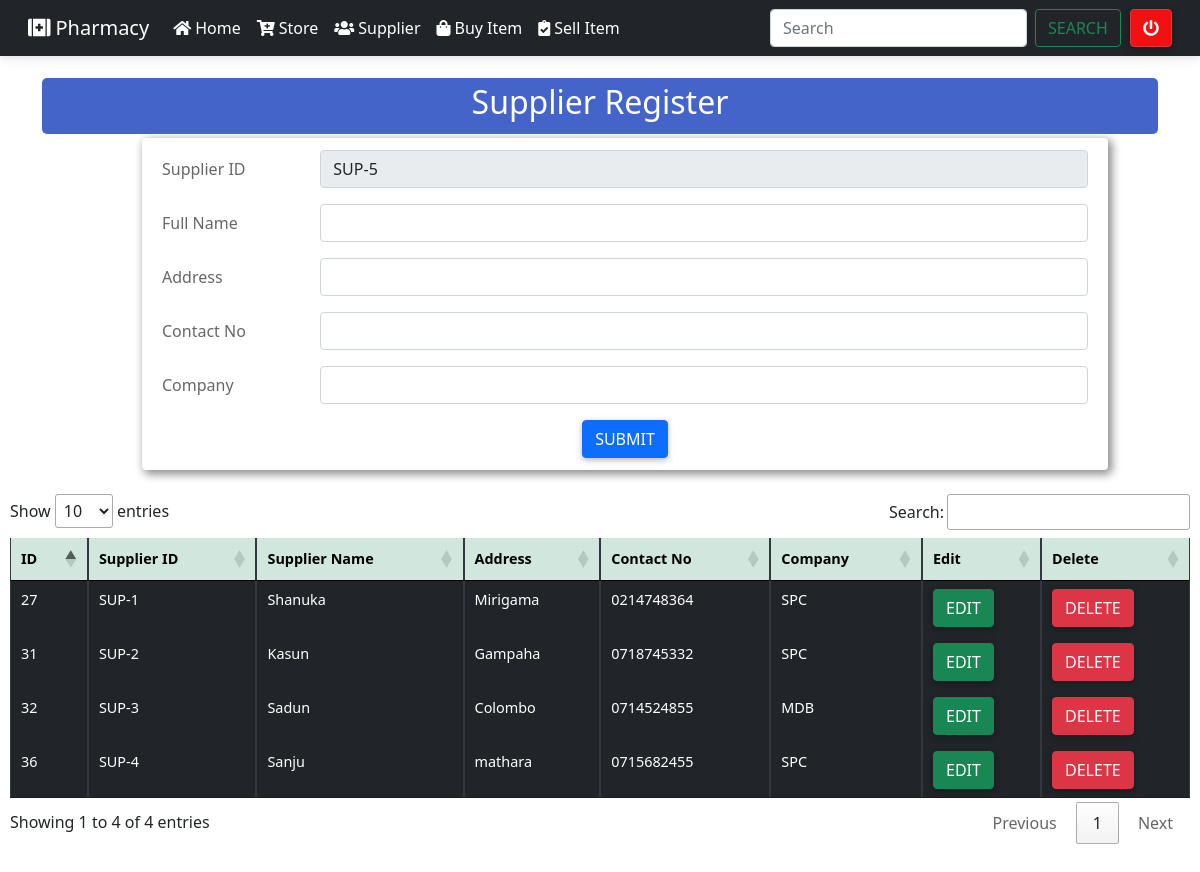
Screenshot of /Admin/supplier.php (signed in) with the database file from the repository.
### tables this page shows
CREATE TABLE `supplier` (
  `id` int(20) NOT NULL,
  `supid` varchar(20) NOT NULL,
  `supname` varchar(20) NOT NULL,
  `address` varchar(50) NOT NULL,
  `contact` text NOT NULL,
  `company` varchar(20) NOT NULL
);

### Admin/supplier.php (the view, shortened to what this page needs)
<?php include('includes/header.php'); ?>
<?php include('includes/navbar.php'); ?>
<?php include('database/connection.php');?>
<?php
$sql = "SELECT * FROM `supplier` order by id desc limit 1";
$res = mysqli_query($link, $sql);
 $row = mysqli_fetch_array($res);
$lastid = $row['supid'];
if($lastid == " ")
{
  $supId = "SUP-1";
}else
{
  $supId = substr($lastid,4);
  $supId = intval($supId);
  $supId = "SUP-".($supId + 1);
}
?>
<div class="s">
  <div class="container" >
    <div class="ai">
      <h2>Supplier Register</h2>
    </div>
    <form class="n" action="" method="POST" name="form1">
      <div class="form-group row">
        <label for="inputEmail3" class="col-sm-2 col-form-label">Supplier ID</label>
        <div class="col-sm-10">
          <input type="text" class="form-control" id="supid"  name="supid" value="<?php echo $supId; ?>" readonly>
        </div>
      </div>
      <div class="form-group row">
        <label for="inputEmail3" class="col-sm-2 col-form-label">Full Name</label>
        <div class="col-sm-10">
          <input type="text" class="form-control" id="sname"  name="supname">
        </div>
      </div>
      <div class="form-group row">
        <label for="inputEmail3" class="col-sm-2 col-form-label">Address</label>
        <div class="col-sm-10">
          <input type="text" class="form-control" id="address"  name="address">
        </div>
      </div>
      <div class="form-group row">
        <label for="inputEmail3" class="col-sm-2 col-form-label">Contact No</label>
          <div class="col-sm-10">
            <input type="number"
                   onkeypress="return onlyNumberKey(event)"
                   maxlength="11" class="form-control" id="ctno"  name="contact">
          </div>
      </div>
      <div class="form-group row">
        <label for="inputEmail3" class="col-sm-2 col-form-label">Company</label>
        <div class="col-sm-10">
          <input type="text" class="form-control" id="company"  name="company">
        </div>
      </div>
      <div class="text-center">
        <button type="submit" class="btn btn-primary" name="submit1"  id="submit">Submit</button>
      </div>
    </form>
  </div>
    <br>
<div>
        <div class="widget-content nopadding">
            <table id="dataTable" class="table table-bordered table-dark table-hover">
              <thead class="table-success">
                <tr>
                  <th>ID</th>
                  <th>Supplier ID</th>
                  <th>Supplier Name</th>
                  <th>Address</th>
                  <th>Contact No</th>
                  <th>Company</th>
                  <th>Edit</th>
                  <th>Delete</th>
                </tr>
              </thead>
              <tbody>
                <?php
                  $res=mysqli_query($link,"SELECT * FROM `supplier`");
                  while($row=mysqli_fetch_array($res))
                  {
                    ?>
                      <tr>
                        <td><?php echo $row["id"]; ?></td>
                        <td><?php echo $row["supid"]; ?></td>
                        <td><?php echo $row["supname"]; ?></td>
                        <td><?php echo $row["address"]; ?></td>
                        <td><?php echo $row["contact"]; ?></td>
                        <td><?php echo $row["company"]; ?></td>
                        <td><a href="edit_supplier.php?id=<?php echo $row["id"]; ?>" class="btn btn-success ">Edit</a></td>
                        <td>
                          <a href="javascripit:void(0)" class="delete_btn_ajax btn btn-danger">Delete</a>
                        </td>
                      </tr>
                    <?php
                  }
                ?>
              </tbody>
            </table>
        </div>
<?php
include('includes/footer.php');
?>

### Admin/css/style.css (style rules this page uses)
.n { padding: 12px 20px; margin-left: 100px; margin-right: 50px; border-radius: 4px; box-shadow: 3px 3px 10px 1px #888888; background-color: white; }
.s { border: 0px solid; margin: 10px; padding: 20px 0px 20px 0px; }
.ai { background-color: rgb(69, 100, 201); text-align: center; border-radius: 5px; color: #fff; padding: 5px 0px 5px 0px; margin-bottom: 4px; }

### rows the page displays
supplier: supid "SUP-5", id "36", supid "SUP-4", supname "Sanju", address "mathara", contact "0715682455", company "SPC"
supplier: id "27", supid "SUP-1", supname "Shanuka", address "Mirigama", contact "0214748364", company "SPC"
supplier: id "31", supid "SUP-2", supname "Kasun", address "Gampaha", contact "0718745332", company "SPC"
supplier: id "32", supid "SUP-3", supname "Sadun", address "Colombo", contact "0714524855", company "MDB"
